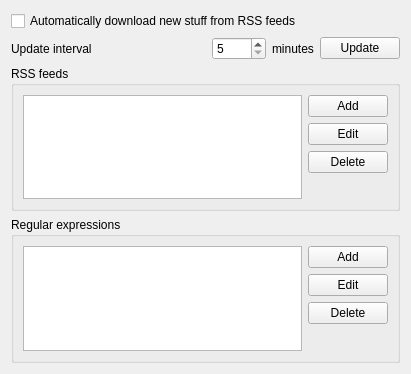
<ui version="4.0" >
 <class>SettingsRssForm</class>
 <widget class="QWidget" name="SettingsRssForm" >
  <property name="geometry" >
   <rect>
    <x>0</x>
    <y>0</y>
    <width>411</width>
    <height>374</height>
   </rect>
  </property>
  <property name="windowTitle" >
   <string>RSS</string>
  </property>
  <layout class="QGridLayout" >
   <item row="0" column="0" colspan="5" >
    <widget class="QCheckBox" name="checkEnable" >
     <property name="text" >
      <string>Automatically download new stuff from RSS feeds</string>
     </property>
    </widget>
   </item>
   <item row="1" column="0" >
    <widget class="QLabel" name="label" >
     <property name="text" >
      <string>Update interval</string>
     </property>
    </widget>
   </item>
   <item row="1" column="1" >
    <spacer>
     <property name="orientation" >
      <enum>Qt::Horizontal</enum>
     </property>
     <property name="sizeHint" stdset="0" >
      <size>
       <width>40</width>
       <height>20</height>
      </size>
     </property>
    </spacer>
   </item>
   <item row="1" column="2" >
    <widget class="QSpinBox" name="spinUpdateInterval" >
     <property name="minimum" >
      <number>5</number>
     </property>
     <property name="maximum" >
      <number>1000</number>
     </property>
     <property name="singleStep" >
      <number>5</number>
     </property>
    </widget>
   </item>
   <item row="1" column="3" >
    <widget class="QLabel" name="label_2" >
     <property name="text" >
      <string>minutes</string>
     </property>
    </widget>
   </item>
   <item row="2" column="0" colspan="5" >
    <widget class="QGroupBox" name="groupBox" >
     <property name="title" >
      <string>RSS feeds</string>
     </property>
     <layout class="QGridLayout" >
      <item rowspan="4" row="0" column="0" >
       <widget class="QListWidget" name="listFeeds" />
      </item>
      <item row="0" column="1" >
       <widget class="QPushButton" name="pushFeedAdd" >
        <property name="text" >
         <string>Add</string>
        </property>
       </widget>
      </item>
      <item row="1" column="1" >
       <widget class="QPushButton" name="pushFeedEdit" >
        <property name="text" >
         <string>Edit</string>
        </property>
       </widget>
      </item>
      <item row="2" column="1" >
       <widget class="QPushButton" name="pushFeedDelete" >
        <property name="text" >
         <string>Delete</string>
        </property>
       </widget>
      </item>
      <item row="3" column="1" >
       <spacer>
        <property name="orientation" >
         <enum>Qt::Vertical</enum>
        </property>
        <property name="sizeHint" stdset="0" >
         <size>
          <width>20</width>
          <height>40</height>
         </size>
        </property>
       </spacer>
      </item>
     </layout>
    </widget>
   </item>
   <item row="3" column="0" colspan="5" >
    <widget class="QGroupBox" name="groupBox_2" >
     <property name="title" >
      <string>Regular expressions</string>
     </property>
     <layout class="QGridLayout" >
      <item rowspan="4" row="0" column="0" >
       <widget class="QListWidget" name="listRegexps" />
      </item>
      <item row="0" column="1" >
       <widget class="QPushButton" name="pushRegexpAdd" >
        <property name="text" >
         <string>Add</string>
        </property>
       </widget>
      </item>
      <item row="1" column="1" >
       <widget class="QPushButton" name="pushRegexpEdit" >
        <property name="text" >
         <string>Edit</string>
        </property>
       </widget>
      </item>
      <item row="2" column="1" >
       <widget class="QPushButton" name="pushRegexpDelete" >
        <property name="text" >
         <string>Delete</string>
        </property>
       </widget>
      </item>
      <item row="3" column="1" >
       <spacer>
        <property name="orientation" >
         <enum>Qt::Vertical</enum>
        </property>
        <property name="sizeHint" stdset="0" >
         <size>
          <width>20</width>
          <height>40</height>
         </size>
        </property>
       </spacer>
      </item>
     </layout>
    </widget>
   </item>
   <item row="4" column="1" >
    <spacer>
     <property name="orientation" >
      <enum>Qt::Vertical</enum>
     </property>
     <property name="sizeHint" stdset="0" >
      <size>
       <width>20</width>
       <height>40</height>
      </size>
     </property>
    </spacer>
   </item>
   <item row="1" column="4" >
    <widget class="QPushButton" name="pushUpdate" >
     <property name="text" >
      <string>Update</string>
     </property>
    </widget>
   </item>
  </layout>
 </widget>
 <tabstops>
  <tabstop>listFeeds</tabstop>
  <tabstop>pushFeedAdd</tabstop>
  <tabstop>pushFeedEdit</tabstop>
  <tabstop>pushFeedDelete</tabstop>
  <tabstop>listRegexps</tabstop>
  <tabstop>pushRegexpAdd</tabstop>
  <tabstop>pushRegexpEdit</tabstop>
  <tabstop>pushRegexpDelete</tabstop>
 </tabstops>
 <resources>
  <include location="../../gfx/resources.qrc" />
 </resources>
 <connections>
  <connection>
   <sender>listFeeds</sender>
   <signal>doubleClicked(QModelIndex)</signal>
   <receiver>pushFeedEdit</receiver>
   <slot>click()</slot>
   <hints>
    <hint type="sourcelabel" >
     <x>190</x>
     <y>79</y>
    </hint>
    <hint type="destinationlabel" >
     <x>329</x>
     <y>103</y>
    </hint>
   </hints>
  </connection>
  <connection>
   <sender>listRegexps</sender>
   <signal>doubleClicked(QModelIndex)</signal>
   <receiver>pushRegexpEdit</receiver>
   <slot>click()</slot>
   <hints>
    <hint type="sourcelabel" >
     <x>164</x>
     <y>242</y>
    </hint>
    <hint type="destinationlabel" >
     <x>340</x>
     <y>242</y>
    </hint>
   </hints>
  </connection>
 </connections>
</ui>
